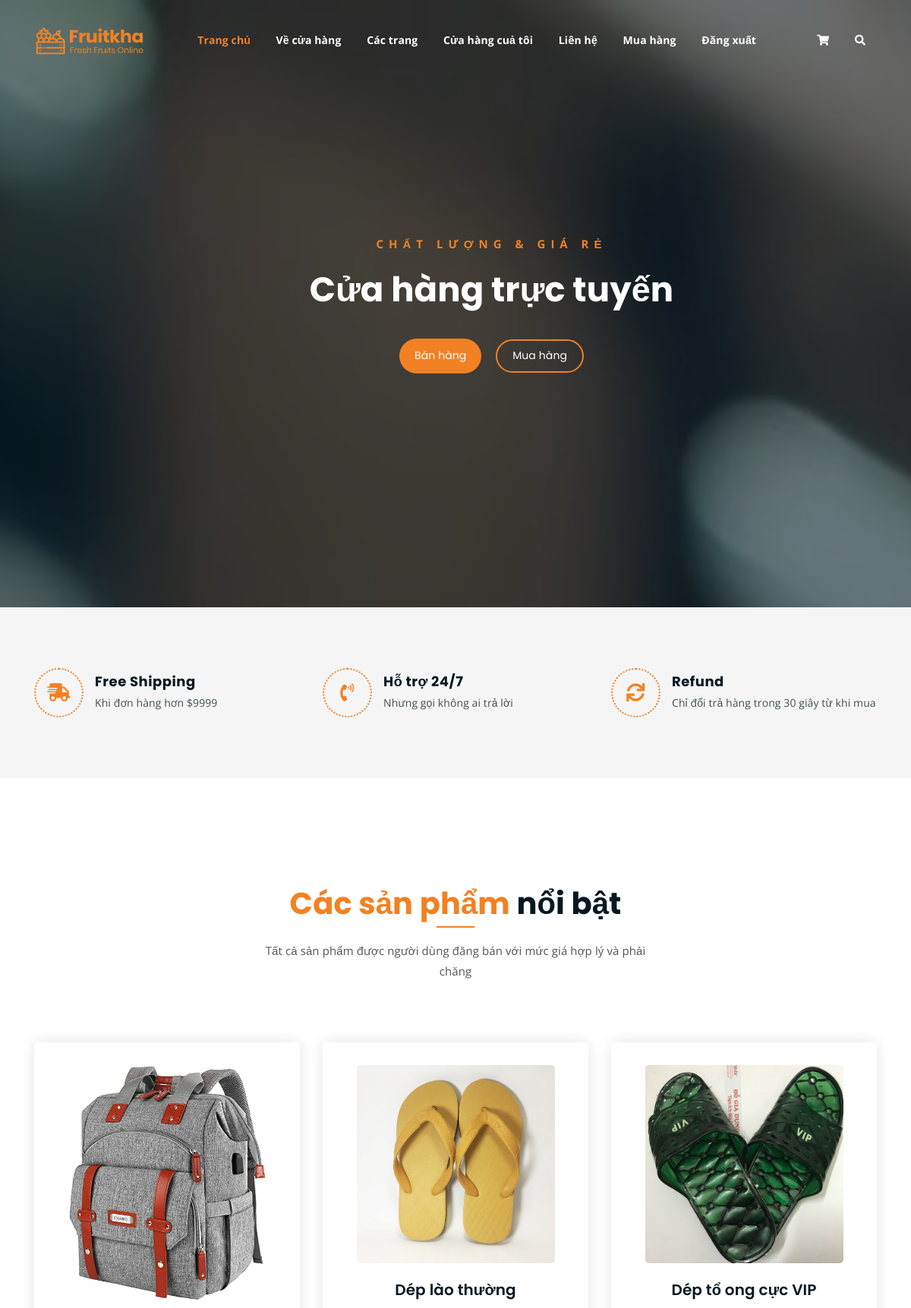
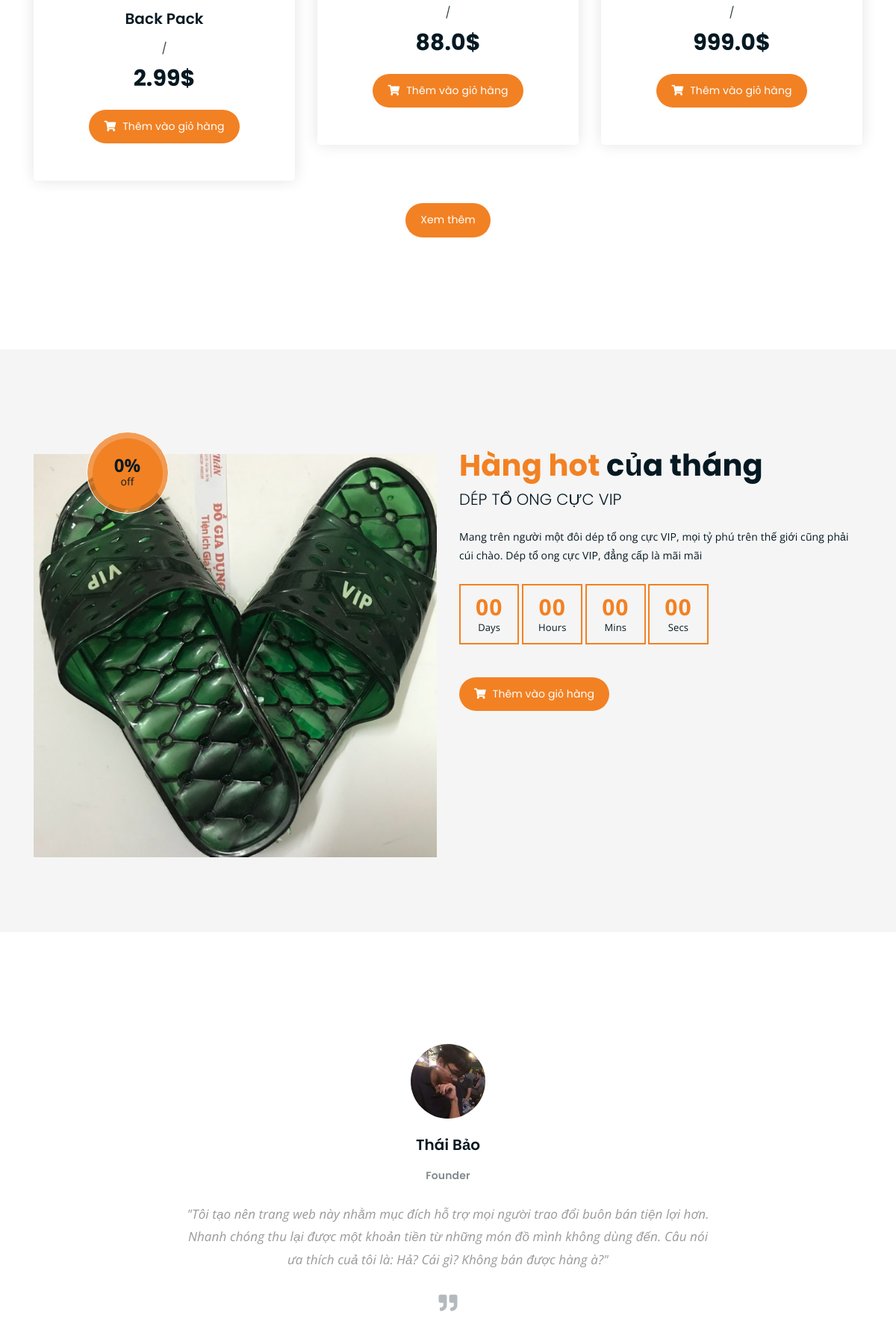
The app's page / (signed in, upper part) with its own data (2 pictures, top to bottom).
### store/models.py (models this page shows, shortened)
class Product(models.Model):
    name = models.CharField(max_length=255, null=True)
    description = models.TextField(null=True)
    price = models.FloatField(null=True)
    available = models.BooleanField(default=True, null=True, blank=False)
    image = models.ImageField()
    seller = models.ForeignKey(User, on_delete=CASCADE, null=True)
    tag = models.ManyToManyField(Category, related_name="tag_product", blank=True)

### store/views.py (the view)
# urls.py: 2. Add a URL to urlpatterns:  path('', Home.as_view(), name='home')
class Home(LoginRequiredMixin, ListView):
    model = Product
    queryset = Product.objects.filter(available=True)
    context_object_name = "products"
    template_name = "store/index.html"
    paginate_by = 3
    ordering = 'name'
    def get_context_data(self, **kwargs):
        context = super(Home, self).get_context_data(**kwargs)
        context['top'] = Product.objects.get(price= 999)
        context['news'] = Promotion.objects.all()
        return context

### store/templates/store/index.html (shortened to what this page needs)
{% extends 'store/base.html' %}
{% block content %}
{% load static %}
	<div class="hero-area hero-bg">
		<div class="container">
			<div class="row">
				<div class="col-lg-9 offset-lg-2 text-center">
					<div class="hero-text">
						<div class="hero-text-tablecell">
							<p class="subtitle">Chất lượng & Giá rẻ</p>
							<h1>Cửa hàng trực tuyến</h1>
							<div class="hero-btns">
								<a href="{% url 'info' %}" class="boxed-btn">Bán hàng</a>
								<a href="{% url 'home2' %}" class="bordered-btn">Mua hàng</a>
							</div>
						</div>
					</div>
				</div>
			</div>
		</div>
	</div>
	<div class="list-section pt-80 pb-80">
		<div class="container">
			<div class="row">
				<div class="col-lg-4 col-md-6 mb-4 mb-lg-0">
					<div class="list-box d-flex align-items-center">
						<div class="list-icon">
							<i class="fas fa-shipping-fast"></i>
						</div>
						<div class="content">
							<h3>Free Shipping</h3>
							<p>Khi đơn hàng hơn  $9999</p>
						</div>
					</div>
				</div>
				<div class="col-lg-4 col-md-6 mb-4 mb-lg-0">
					<div class="list-box d-flex align-items-center">
						<div class="list-icon">
							<i class="fas fa-phone-volume"></i>
						</div>
						<div class="content">
							<h3>Hỗ trợ 24/7 </h3>
							<p>Nhưng gọi không ai trả lời</p>
						</div>
					</div>
				</div>
				<div class="col-lg-4 col-md-6">
					<div class="list-box d-flex justify-content-start align-items-center">
						<div class="list-icon">
							<i class="fas fa-sync"></i>
						</div>
						<div class="content">
							<h3>Refund</h3>
							<p>Chỉ đổi trả hàng trong 30 giây từ khi mua</p>
						</div>
					</div>
				</div>
			</div>
		</div>
	</div>
	<div class="product-section mt-150 mb-150">
		<div class="container">
			<div class="row">
				<div class="col-lg-8 offset-lg-2 text-center">
					<div class="section-title">
						<h3><span class="orange-text">Các sản phẩm</span> nổi bật</h3>
						<p>Tất cả sản phẩm được người dùng đăng bán với mức giá hợp lý và phải chăng</p>
					</div>
				</div>
			</div>
			<div class="row">
				{% for product in products %}
				<div class="col-lg-4 col-md-6 text-center">
					<div class="single-product-item">
						<div class="product-image">
							<a href="{% url 'detail' product.id %}"><img src="{{ product.image.url }}" alt=""></a>
						</div>
						<h3>{{product.name}}</h3>
						<p class="product-price"><span>/</span> {{product.price}}$ </p>
						<a href="{% url 'add' product.id %}" class="cart-btn"><i class="fas fa-shopping-cart"></i> Thêm vào giỏ hàng</a>
					</div>
				</div>
				{% endfor %}
			</div>
			<div class="row">
				<div class="col-lg-12 text-center">
					<a href="{% url 'home2' %}" class="boxed-btn">Xem thêm</a>
				</div>
			</div>
		</div>
	</div>
	<section class="cart-banner pt-100 pb-100">
    	<div class="container">
        	<div class="row clearfix">
            	<div class="image-column col-lg-6">
                	<div class="image">
                    	<div class="price-box">
                        	<div class="inner-price">
                                <span class="price">
                                    <strong>0%</strong> <br> off
                                </span>
                            </div>
                        </div>
                    	<img src="{{top.image.url}}" alt="">
                    </div>
                </div>
                <div class="content-column col-lg-6">
					<h3><span class="orange-text">Hàng hot</span> của tháng</h3>
                    <h4>{{top.name}}</h4>
                    <div class="text">{{top.description}}</div>
                    <div class="time-counter"><div class="time-countdown clearfix" data-countdown="2020/2/01"></div></div>
                	<a href="{% url 'add' top.id %}" class="cart-btn mt-3"><i class="fas fa-shopping-cart"></i> Thêm vào giỏ hàng</a>
                </div>
            </div>
        </div>
    </section>
	<div class="testimonail-section mt-150 mb-150">
		<div class="container">
			<div class="row">
				<div class="col-lg-10 offset-lg-1 text-center">
					<div class="testimonial-sliders">
						<div class="single-testimonial-slider">
							<div class="client-avater">
								<img src="{% static 'assets/img/avaters/avatar4.jpg' %}" alt="">
							</div>
							<div class="client-meta">
								<h3>Thái Bảo <span>Founder</span></h3>
								<p class="testimonial-body">
									"Tôi tạo nên trang web này nhằm mục đích hỗ trợ mọi người trao đổi buôn bán tiện lợi hơn. Nhanh chóng thu lại được một khoản tiền từ những món đồ mình không dùng đến. Câu nói ưa thích cuả tôi là: Hả? Cái gì? Không bán được hàng à?"
								</p>
								<div class="last-icon">
									<i class="fas fa-quote-right"></i>
								</div>
							</div>
						</div>
					</div>
				</div>
			</div>
		</div>
	</div>
{% endblock %}

### static/assets/css/responsive.css (style rules this page uses)
@media only screen and (min-width: 992px) and (max-width: 1200px) { .hero-text h1 { font-size: 45px; } }

### records on screen
Product: image (picture), name "Back Pack", price "2.99"
Product: image (picture), name "Dép lào thường", price "88.0"
Product: image (picture), name "Dép tổ ong cực VIP", price "999.0", name "DÉP TỔ ONG CỰC VIP", description "Mang trên người một đôi dép tổ ong cực VIP, mọi tỷ phú trên thế giới cũng phải cúi chào. Dép tổ ong cực VIP, đẳng cấp là mãi mãi"
